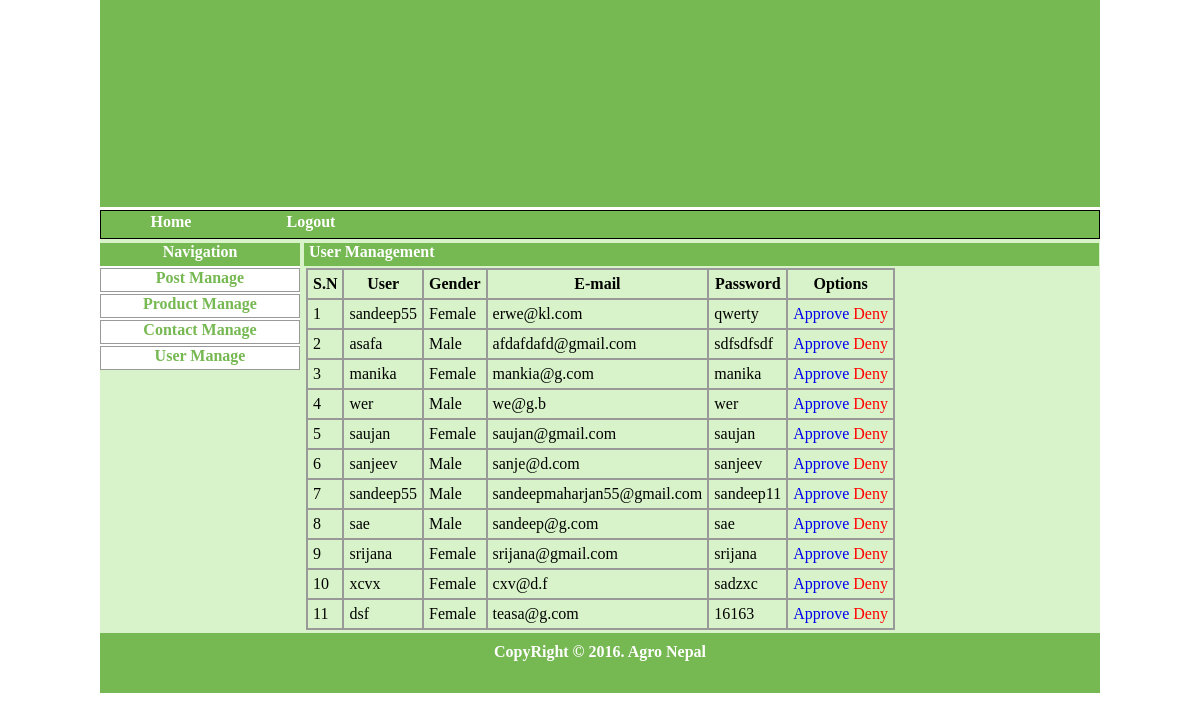
The app's page /admin/user.php (signed in) with its own data.
### tables this page shows
CREATE TABLE `reg_tb` (
  `user_id` int(10) NOT NULL AUTO_INCREMENT,
  `user` varchar(100) NOT NULL,
  `sex` varchar(10) NOT NULL,
  `email_id` varchar(100) NOT NULL,
  `password` varchar(100) NOT NULL,
  PRIMARY KEY (`user_id`)
);

### public_html/admin/user.php (the view, shortened to what this page needs)
<?php include('./header.php');?>
        <div id="right">
        <div id="title">User Management</div>
        <div id="main">
        <form method="post">
        <table border="1px" bordercolor="#999999" cellspacing="0" cellpadding="5" >
            <tr>
            	<th>S.N</th>
                <th>User</th>
                <th>Gender</th>
                <th>E-mail</th>
                <th>Password</th>
                <th>Options</th>
            </tr>
           <?php
		   $i=0;
		$getdetail="Select * from reg_tb";
		$result=@mysql_query($getdetail);
		while($row=@mysql_fetch_array($result))
			{
				$username=$row['user'];
			?>
            <tr>
            <td><?php echo ++$i; ?></td>
            <td><?php echo $row['user']; ?></td>
            <td><?php echo $row['sex']; ?></td>
            <td><?php echo $row['email_id']; ?></td>
            <td><?php echo $row['password']; ?></td>
            <td><a href="app.php?username=<?php echo $username;?>"> Approve</a>
             <a href="javascript:void(0);" onclick="if(confirm('Are you sure want to Remove this record'))window.location='user.php?delete_id=<?php echo $row['user_id']; ?>';"><font color="#FF0000">Deny</font></a>
             </td>
            </tr>
             <?php }?>
        </table>
         </form>
        </div>
        </div>
   </div>
   <?php include('./footer.php'); ?>

### public_html/admin/css/style.css (style rules this page uses)
body { margin:0px; padding:0px; background-color:#FFFFFF; }
#right { background-color:#d8f3c9; float:right; width:796px; }
#title { background-color:#76b852; color:#FFFFFF; width:790px; height:23px; font-weight:bold; padding-left:5px; }
#main { width:790px; margin-top:2px; margin-left:2px; }
#main a { text-decoration:none; }

### records on screen
reg_tb: user "sandeep55", sex "Female", email "erwe@kl.com", password "qwerty"
reg_tb: user "asafa", sex "Male", email "afdafdafd@gmail.com", password "sdfsdfsdf"
reg_tb: user "manika", sex "Female", email "mankia@g.com", password "manika"
reg_tb: user "wer", sex "Male", email "we@g.b", password "wer"
reg_tb: user "saujan", sex "Female", email "saujan@gmail.com", password "saujan"
reg_tb: user "sanjeev", sex "Male", email "sanje@d.com", password "sanjeev"
reg_tb: user "sandeep55", sex "Male", email "sandeepmaharjan55@gmail.com", password "sandeep11"
reg_tb: user "sae", sex "Male", email "sandeep@g.com", password "sae"
reg_tb: user "srijana", sex "Female", email "srijana@gmail.com", password "srijana"
reg_tb: user "xcvx", sex "Female", email "cxv@d.f", password "sadzxc"
reg_tb: user "dsf", sex "Female", email "teasa@g.com", password "16163"
